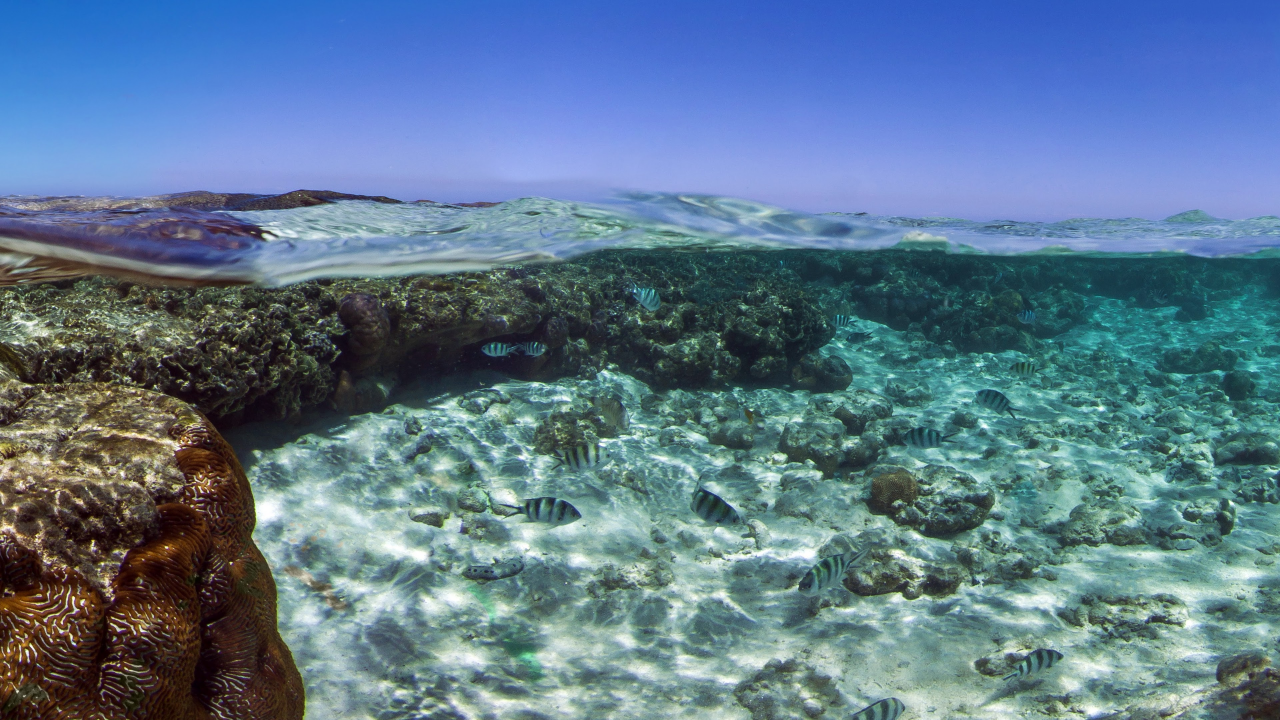
#> input picture 2_course_master/Компьютероное зрение/test_picture.jpg, 3840 x 2160 px (shown at 1/3 size)
$ jupyter execute lab5.ipynb
#> lines starting #> are read from the running program, lines starting #| are printed output that depends on the picture; after the words box and inside, x2 and y2 are one past the last pixel; in counts of white or black regions, pixels touching at a corner belong together
[cell 1]
import cv2


img = cv2.imread('test_picture.jpg')
#> img is the input picture: shape (2160, 3840, 3); mean B, G, R 142.7, 120.7, 93.2
height, width = img.shape[:2]
#> height = 2160; width = 3840
result = cv2.resize(img, (2 * width, 2 * height), interpolation=cv2.INTER_CUBIC)

cv2.imshow('result', result)
cv2.waitKey(0)
cv2.destroyAllWindows()

[cell 2]
import numpy as np


M = np.float32([[1, 0, 100], [0, 1, 50]])
dst = cv2.warpAffine(img, M, (width, height))

cv2.imshow('dst', dst)
cv2.waitKey(0)
cv2.destroyAllWindows()

[cell 3]
M = cv2.getRotationMatrix2D((width / 2, height / 2), 37, 1)
dst = cv2.warpAffine(img, M, (width, height))

cv2.imshow('dst', dst)
cv2.waitKey(0)
cv2.destroyAllWindows()

[cell 4]
pts1 = np.float32([[50, 50], [200,50], [50, 200]])
pts2 = np.float32([[10, 100], [200, 50], [100, 250]])

M = cv2.getAffineTransform(pts1, pts2)
dst = cv2.warpAffine(img, M, (width, height))

cv2.imshow('dst',dst)
cv2.waitKey(0)
cv2.destroyAllWindows()

[cell 5]
pts1 = np.float32([[27, 34], [182, 27],[ 13, 190], [191, 191]])
pts2 = np.float32([[0, 0], [300, 0], [0, 300], [300, 300]])

M = cv2.getPerspectiveTransform(pts1, pts2)

dst = cv2.warpPerspective(img, M, (300, 300))
#> dst: shape (300, 300, 3)

cv2.imshow('image', img)
cv2.imshow('dst', dst)
cv2.waitKey(0)
cv2.destroyAllWindows()

[cell 6]
logo = cv2.imread('logo.png')

lower_reso = img
for _ in range(4):
    lower_reso = cv2.pyrDown(lower_reso)

cv2.imshow('img', img)
cv2.imshow('lower_reso', lower_reso)

cv2.waitKey(0)
cv2.destroyAllWindows()

up_reso = logo
for _ in range(3):
    up_reso = cv2.pyrUp(up_reso)

cv2.imshow('img', logo)
cv2.imshow('lower_reso', up_reso)

cv2.waitKey(0)
cv2.destroyAllWindows()

[cell 7]
import matplotlib.pyplot as plt


gray_img = cv2.imread('test_picture.jpg', 0)
#> gray_img: shape (2160, 3840); min 0, max 255, mean 115
# Построение гистограммы в matplotlib
plt.hist(gray_img.ravel(), 256, [0, 256])
plt.show()
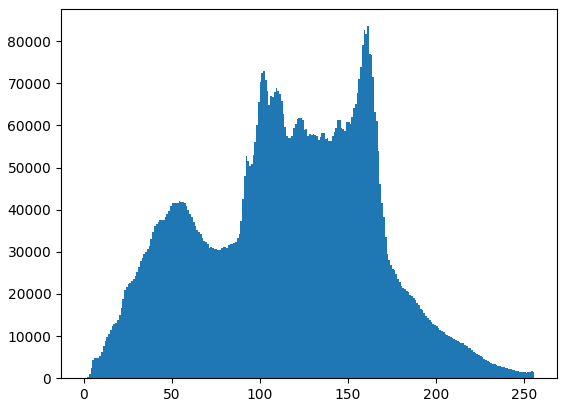
#> figure drawn by matplotlib, 1 panel; tallest bar 83577 high, from x = 161 to 162

# Построение гистограммы с помощью numpy
hist, bins = np.histogram(gray_img.ravel(), 256, [0, 256])
#> hist = 256 values, max 83577 at index 161, min 18 at index 0, mean 32400; bins = 257 values from 0 to 256
plt.plot(hist)
plt.show()
#> figure, not shown here; curve peaks at x = 161, y = 83577

hist = np.bincount(gray_img.ravel(), minlength=256)
plt.plot(hist)
plt.show()

[cell 8]
color = ('b', 'g', 'r')

# Построение гистограммы для каждого цвета в цветном изображении с использованием функции cv2
for i, col in enumerate(color):
    histr = cv2.calcHist([img], [i], None, [256], [0, 256])
    plt.plot(histr, color=col)
    plt.xlim([0, 256])
plt.show()
#> figure, not shown here; curve peaks at x = 228, y = 109530; curve peaks at x = 157, y = 93745; curve peaks at x = 54, y = 74022

[cell 9]
# Расчет гистограммы для части изображения
# Создаем маску для части изображения
mask = np.zeros(gray_img.shape[:2], np.uint8)
mask[100:300, 100:400] = 255
masked_img = cv2.bitwise_and(gray_img, gray_img, mask=mask)
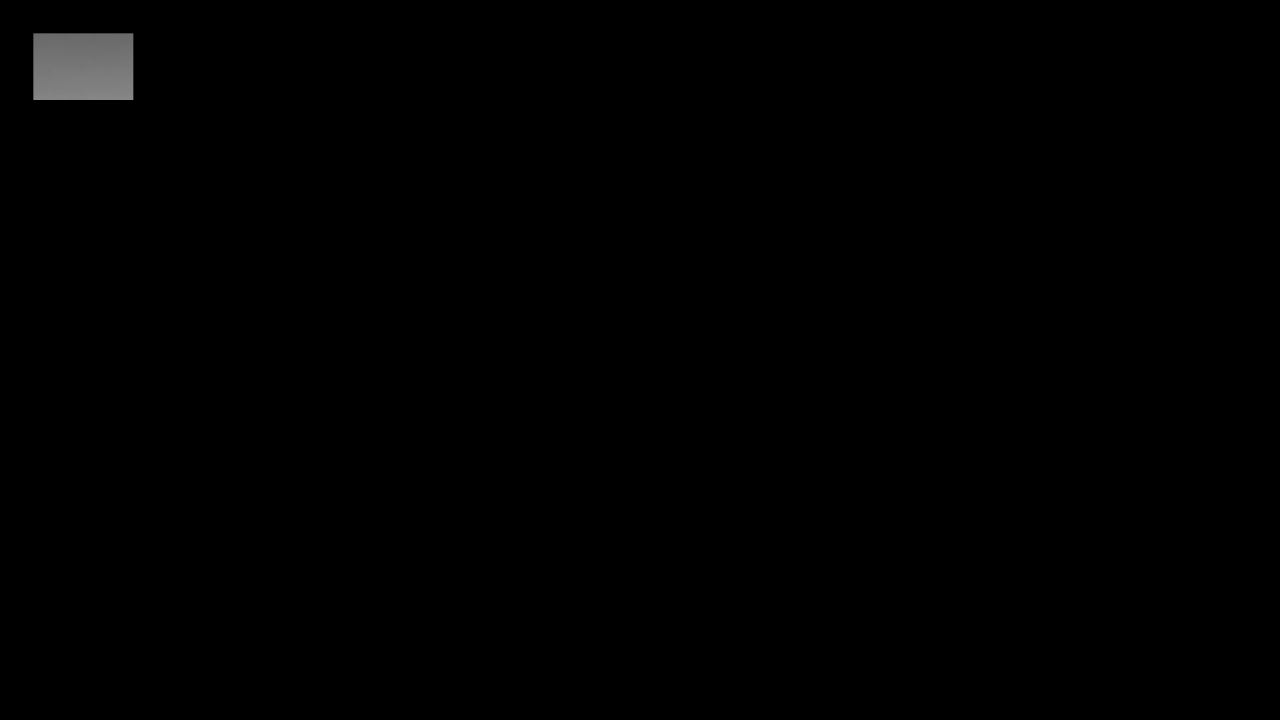
#> masked_img: shape (2160, 3840) (shown at 1/3 size); min 0, max 137, mean 0.9

# Строим диаграму с и без маски
hist_full = cv2.calcHist([gray_img], [0], None, [256], [0, 256])
#> hist_full has the same summary as hist
hist_mask = cv2.calcHist([gray_img], [0], mask, [256], [0, 256])
#> hist_mask = 256 values, max 3261 at index 126, min 0 at index 0, mean 234.4

plt.subplot(221)
plt.imshow(gray_img, 'gray')

plt.subplot(222)
plt.imshow(mask, 'gray')

plt.subplot(223)
plt.imshow(masked_img, 'gray')

plt.subplot(224)
plt.plot(hist_full)
plt.plot(hist_mask)
plt.xlim([0, 256])

plt.show()
#> figure, not shown here; panel 4: curve peaks at x = 161, y = 83577; panel 4: curve peaks at x = 126, y = 3261

[cell 10]
# Выравнивание гистограмм
equ = cv2.equalizeHist(gray_img)
# Сопоставление изображений
result = np.hstack((gray_img, equ))
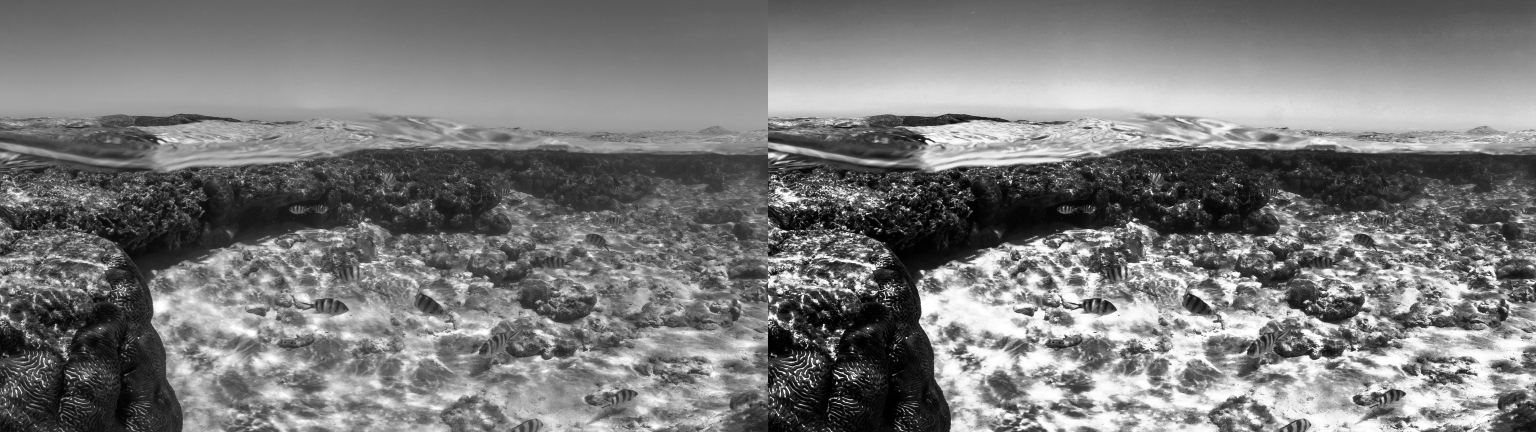
#> result: shape (2160, 7680) (shown at 1/5 size); min 0, max 255, mean 121.6
cv2.imwrite('result.jpg', result)
#> Out = True

[cell 11]
# Применение CLAHE фильтра
clahe = cv2.createCLAHE(clipLimit=2.0, tileGridSize=(8, 8))
cll = clahe.apply(gray_img)
result = np.hstack((gray_img, cll))
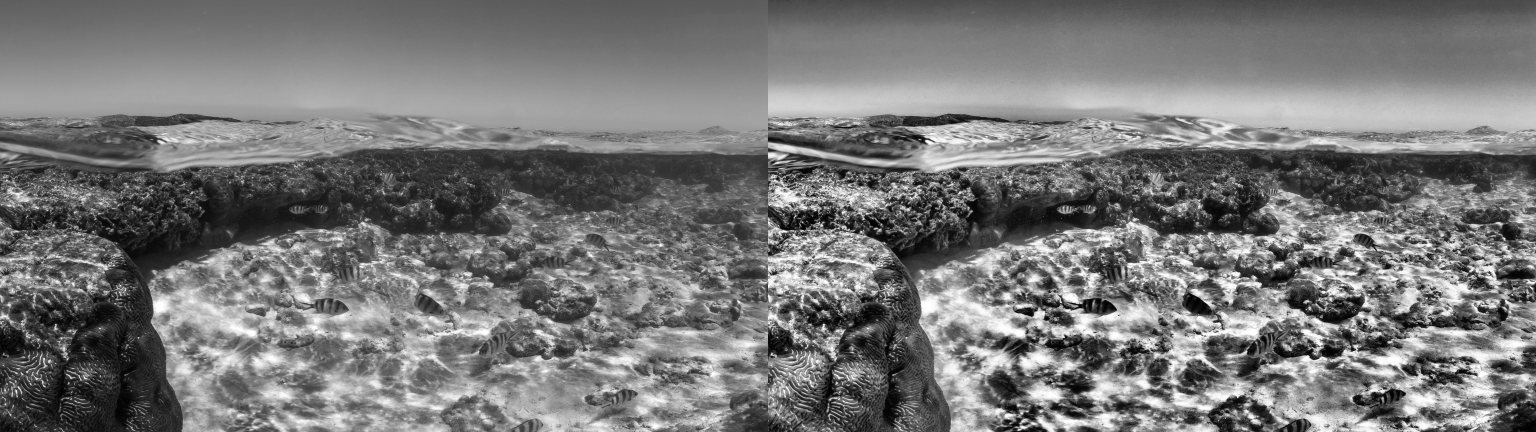
#> result: shape (2160, 7680) (shown at 1/5 size); min 0, max 255, mean 119.1

cv2.imwrite('clahe.jpg', result)
#> Out = True

[cell 12]
# 2D гистограмма
hsv = cv2.cvtColor(img, cv2.COLOR_BGR2HSV)
#> hsv: shape (2160, 3840, 3); mean H, S, V 89.4, 104.7, 150.3
hist = cv2.calcHist([hsv], [0, 1], None, [180, 256], [0, 180, 0, 256])
plt.plot(hist)
#> figure, not shown here; curve peaks at x = 0, y = 6384; curve peaks at x = 90, y = 178; curve peaks at x = 75, y = 827

[cell 13]
# Создаем объект, с которым сравниваем
roi = cv2.imread('red_rose.png')
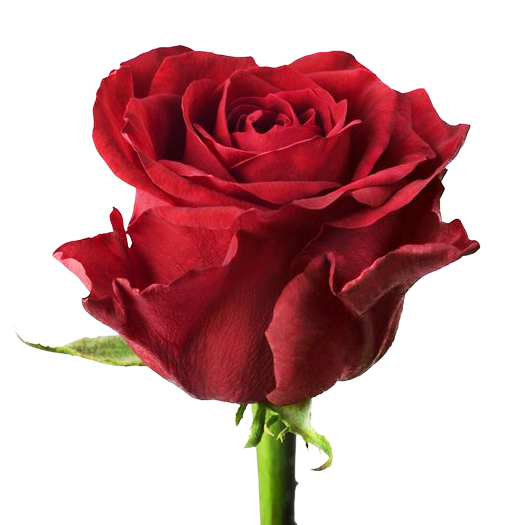
#> input picture 2_course_master/Компьютероное зрение/red_rose.png, 524 x 525 px
#> roi is the input picture: shape (525, 524, 3); mean B, G, R 163.9, 161.9, 204.5
hsv = cv2.cvtColor(roi, cv2.COLOR_BGR2HSV)
#> hsv: shape (525, 524, 3); mean H, S, V 64.6, 87.1, 205.1

# Открываем изображение в котором ищем
target = cv2.imread('roses.jpg')
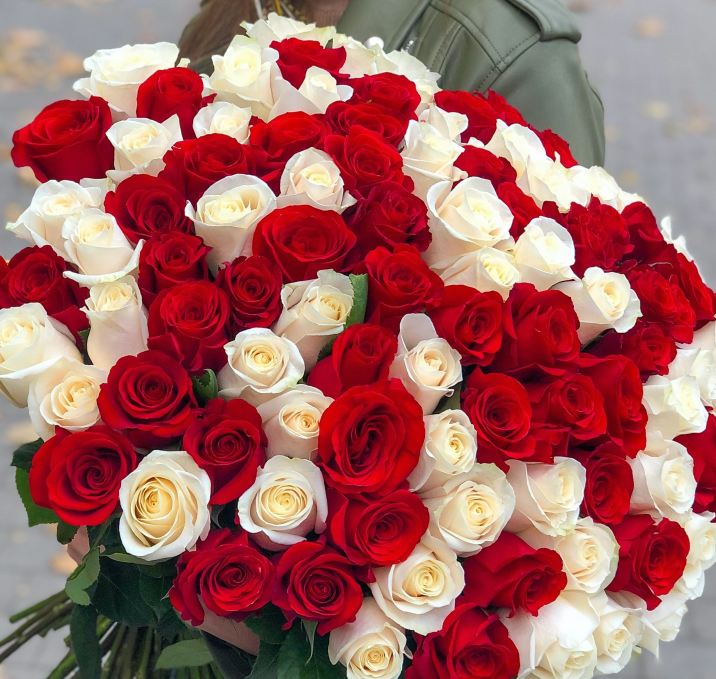
#> input picture 2_course_master/Компьютероное зрение/roses.jpg, 1432 x 1358 px (shown at 1/2 size)
#> target is the input picture: shape (1358, 1432, 3); mean B, G, R 99.9, 101.5, 163.6
hsv_t = cv2.cvtColor(target, cv2.COLOR_BGR2HSV)
#> hsv_t: shape (1358, 1432, 3); mean H, S, V 98.4, 128.9, 165.8
h, s, v = cv2.split(hsv_t)
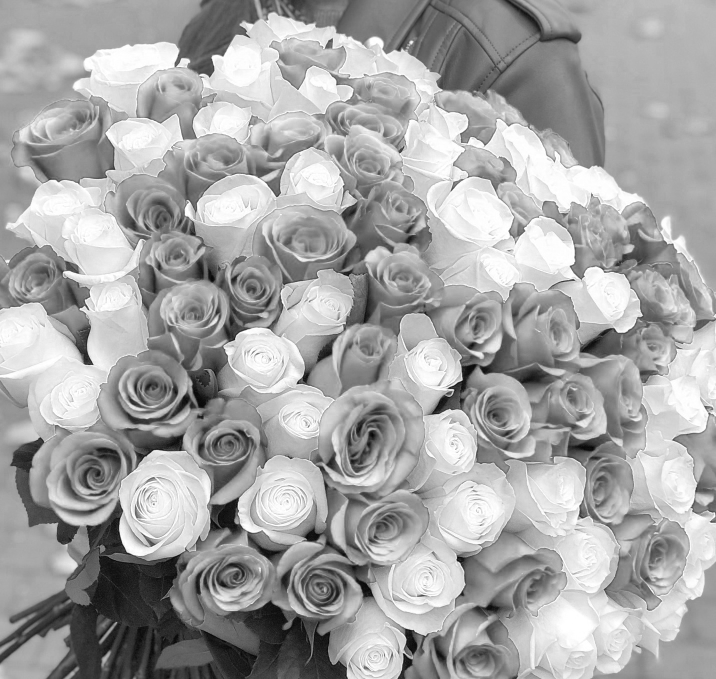
#> v: shape (1358, 1432) (shown at 1/2 size); min 1, max 255, mean 165.8

# Рассчитываем гистограммы для обоих изображений
M = cv2.calcHist([hsv], [0, 1], None, [180, 256], [0, 180, 0, 256])
I = cv2.calcHist([hsv_t], [0, 1], None, [180, 256], [0, 180, 0, 256])

# Создаем новое изображение с вероятностями быть целью
R = M / I
B = R[h.ravel(), s.ravel()]
B = np.minimum(B, 1)
B = B.reshape(hsv_t.shape[:2])

# Делаем свертку с круговым диском
disc = cv2.getStructuringElement(cv2.MORPH_ELLIPSE, (5, 5))
cv2.filter2D(B, -1, disc, B)
B = np.uint8(B)
cv2.normalize(B, B, 0, 255, cv2.NORM_MINMAX)
#> B: shape (1358, 1432); min 0, max 255, mean 4.1

# Производим пороговую обработку
ret, thresh = cv2.threshold(B, 50, 255, 0)
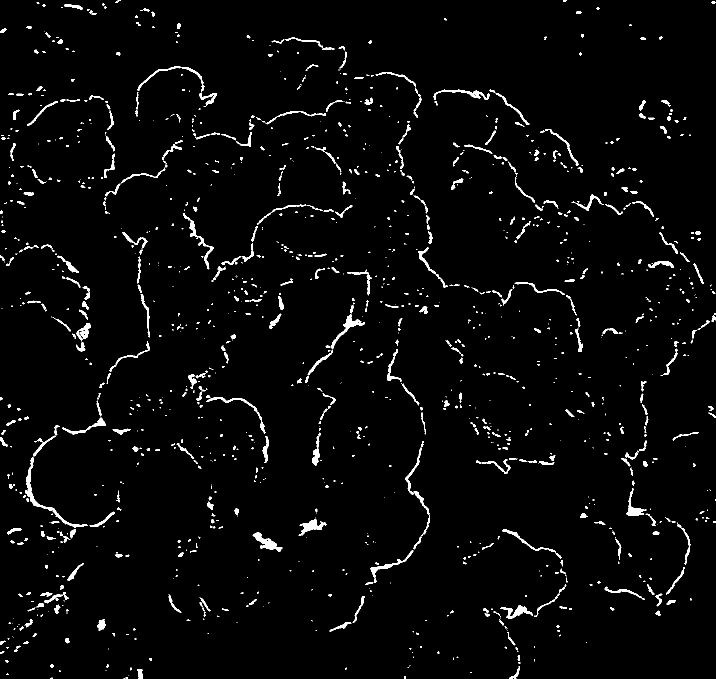
#> thresh: shape (1358, 1432) (shown at 1/2 size); 2.7% white; 1343 white regions (835 under 20 px), largest, box (x1, y1, x2, y2) and area: (50, 915, 176, 1056) 1240, (505, 1065, 565, 1104) 798, (662, 628, 730, 698) 772

cv2.imshow('image', target)
cv2.imshow('thresh', thresh)
cv2.waitKey(0)
cv2.destroyAllWindows()
